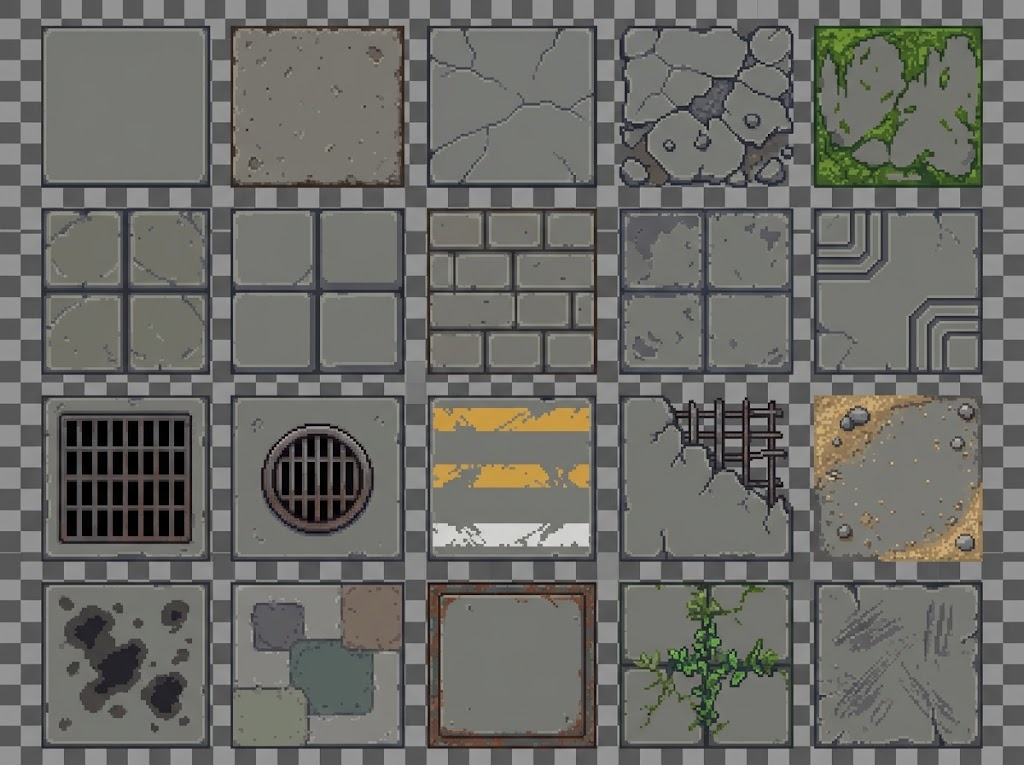
#> input picture imagens/pisos.jpeg, 1024 x 765 px, found by its file name
$ python extract_pisos.py
#> lines starting #> are read from the running program, lines starting #| are printed output that depends on the picture
"""Separa os 20 tipos de piso de imagens/pisos.jpeg (grade 5x4) em sprites de 64x64.

Cada piso é cortado pelas linhas do contorno escuro, reamostrado para 64x64 (a mediana do
miolo de cada bloco, para limpar o JPEG) e salvo em Assets/Resources/Floors/<id>.png.
64 px = 1 quadrado da grade do mapa (o jogo usa 64 px por unidade para os pisos).

A ordem de FLOORS é a ordem por tema usada no jogo (ItemDB e aba Chão da ferramenta DEV).

Uso:  python3 Tools/extract_pisos.py
"""
import os
import numpy as np
from PIL import Image

SRC = "imagens/pisos.jpeg"
OUT = "Assets/Resources/Floors"
SIZE = 64

# Bordas dos pisos na imagem (linhas escuras do contorno), medidas uma vez.
COLS = [(41, 209), (231, 403), (427, 596), (620, 792), (814, 982)]
ROWS = [(26, 187), (209, 374), (396, 560), (582, 748)]

# (id, nome, tema, linha, coluna) — em ordem de tema.
FLOORS = [
    ("piso_liso", "Liso", "Lajotas", 0, 0),
    ("piso_lajotas", "Lajotas", "Lajotas", 1, 1),
    ("piso_lajotas_rachadas", "Lajotas rachadas", "Lajotas", 1, 0),
    ("piso_lajotas_manchadas", "Lajotas manchadas", "Lajotas", 1, 3),
    ("piso_tijolos", "Tijolos", "Lajotas", 1, 2),
    ("piso_rachado", "Rachado", "Desgastado", 0, 2),
    ("piso_pedras_soltas", "Pedras soltas", "Desgastado", 0, 3),
    ("piso_manchas", "Manchas", "Desgastado", 3, 0),
    ("piso_quebrado", "Quebrado com vergalhão", "Desgastado", 2, 3),
    ("piso_arranhado", "Arranhado", "Desgastado", 3, 4),
    ("piso_musgo", "Musgo", "Natureza", 0, 4),
    ("piso_raizes", "Raízes", "Natureza", 3, 3),
    ("piso_cascalho", "Cascalho", "Natureza", 2, 4),
    ("piso_concreto", "Concreto", "Urbano", 0, 1),
    ("piso_canaletas", "Canaletas", "Urbano", 1, 4),
    ("piso_grade", "Grade", "Urbano", 2, 0),
    ("piso_bueiro", "Bueiro", "Urbano", 2, 1),
    ("piso_faixa", "Faixa", "Urbano", 2, 2),
    ("piso_placa", "Placa de metal", "Urbano", 3, 2),
    ("piso_retalhos", "Retalhos", "Urbano", 3, 1),
]


def resample(tile, size):
    h, w, _ = tile.shape
    out = np.zeros((size, size, 3), np.uint8)
    for y in range(size):
        for x in range(size):
            cy, cx = (y + 0.5) * h / size, (x + 0.5) * w / size
            ry, rx = 0.3 * h / size, 0.3 * w / size
            blk = tile[int(cy - ry):int(cy + ry) + 1, int(cx - rx):int(cx + rx) + 1].reshape(-1, 3)
            out[y, x] = np.median(blk, axis=0)
    return out


def main():
    a = np.array(Image.open(SRC).convert("RGB"))
#> a is the input picture: shape (765, 1024, 3); mean R, G, B 107.4, 107.2, 102.8
    os.makedirs(OUT, exist_ok=True)
    for fid, name, theme, r, c in FLOORS:
        (x0, x1), (y0, y1) = COLS[c], ROWS[r]
        img = resample(a[y0:y1 + 1, x0:x1 + 1], SIZE)
        Image.fromarray(img, "RGB").convert("RGBA").save(os.path.join(OUT, fid + ".png"))
        print(f"  {fid}.png  ({theme}: {name})")
#> this loop made 20 passes
#> pass 1, in main, `img = resample(a[y0:y1 + 1, x0:x1 + 1], SIZE)`:
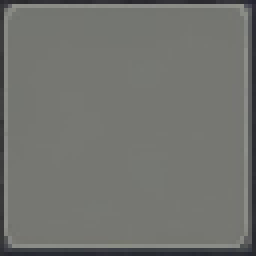
#> img: shape (64, 64, 3) (shown 4 times larger); mean R, G, B 113.2, 114.3, 110.1
#> pass 2, in main, `img = resample(a[y0:y1 + 1, x0:x1 + 1], SIZE)`:
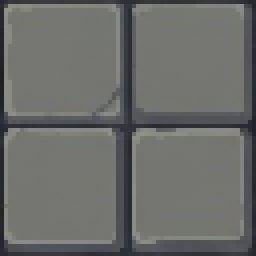
#> img: shape (64, 64, 3) (shown 4 times larger); mean R, G, B 107, 108, 105.2
#> after the loop:
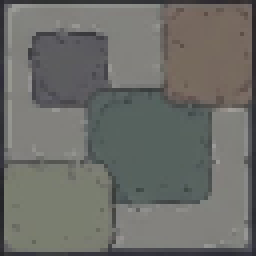
#> img: shape (64, 64, 3) (shown 4 times larger); mean R, G, B 108.2, 108.7, 104.3


if __name__ == "__main__":
    main()

$ run again, with imagens/Cavaleiro.jpeg copied over imagens/pisos.jpeg
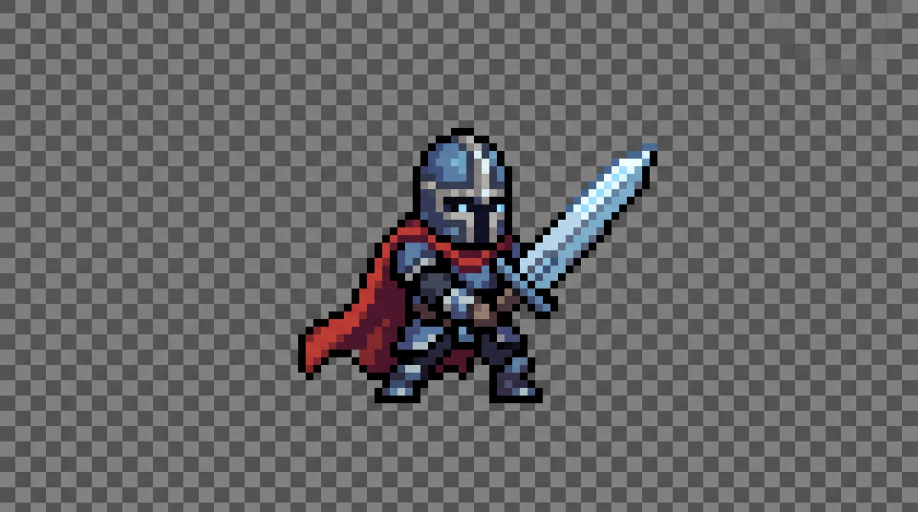
#> input picture imagens/Cavaleiro.jpeg, 2752 x 1536 px, found by its file name (shown at 1/3 size)
#> in main, a is the input picture: shape (1536, 2752, 3); mean R, G, B 102.3, 101.4, 102.6
#> the loop in main, `for fid, name, theme, r, c in FLOORS:` made 20 passes
#> pass 1, in main, `img = resample(a[y0:y1 + 1, x0:x1 + 1], SIZE)`:
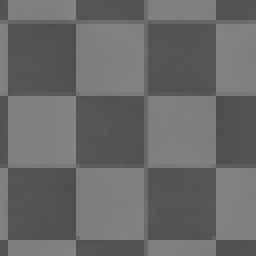
#> img: shape (64, 64, 3) (shown 4 times larger); mean R, G, B 105.4, 105.1, 105.1
#> after the loop in main, `for fid, name, theme, r, c in FLOORS:`:
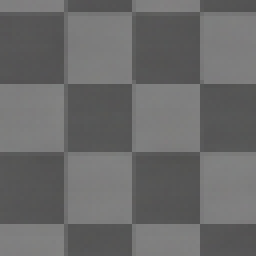
#> img: shape (64, 64, 3) (shown 4 times larger); mean R, G, B 105.8, 105.6, 105.5
